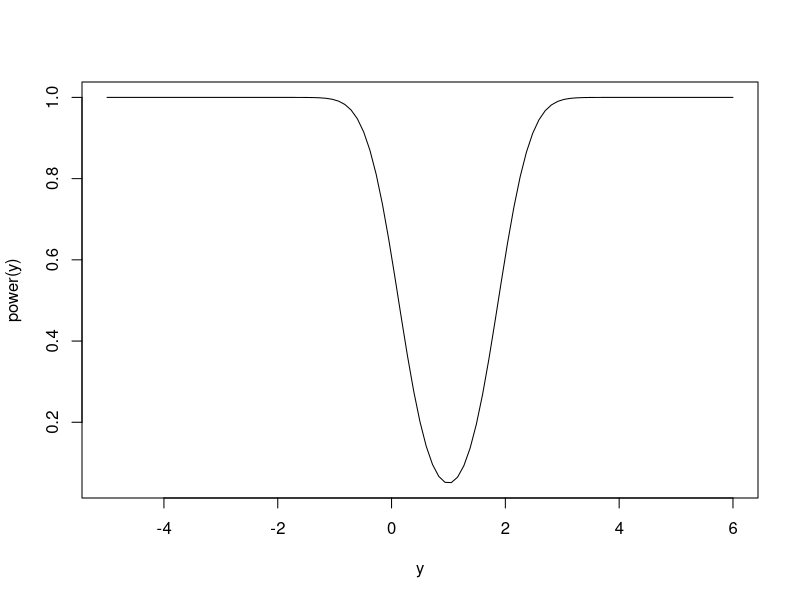
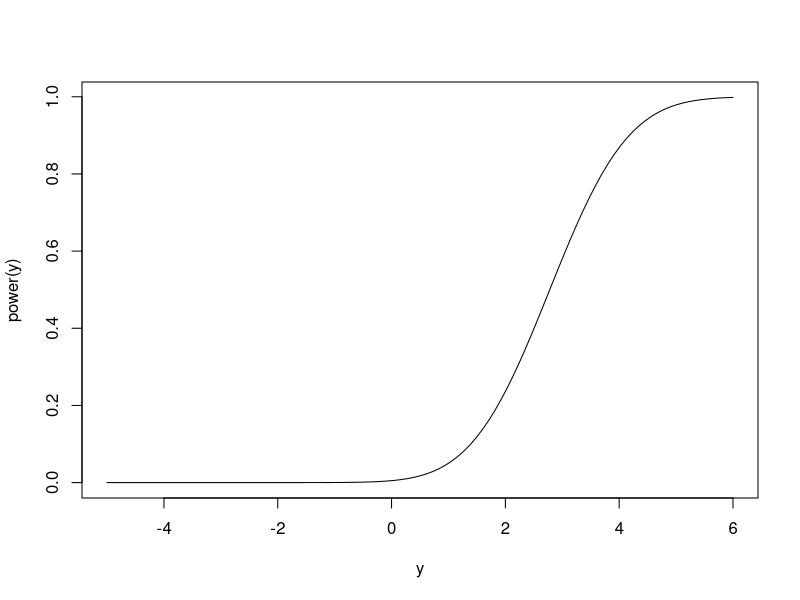
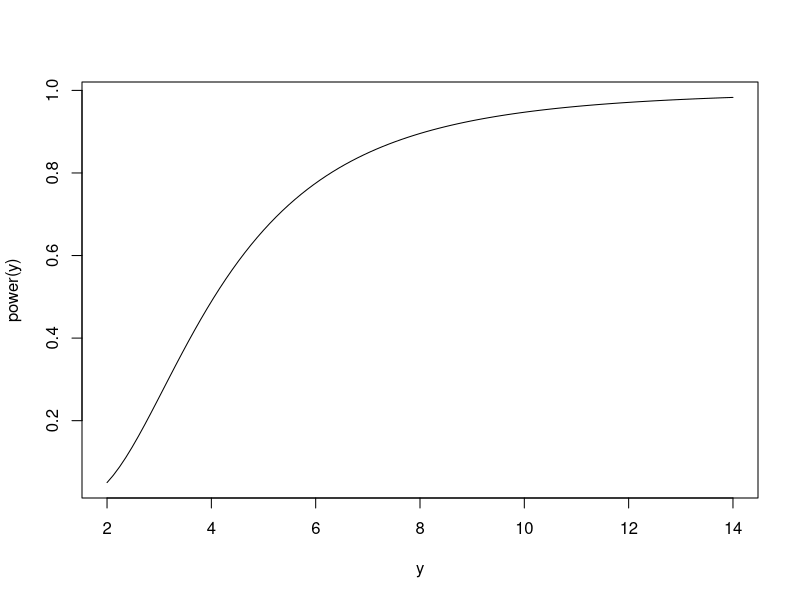
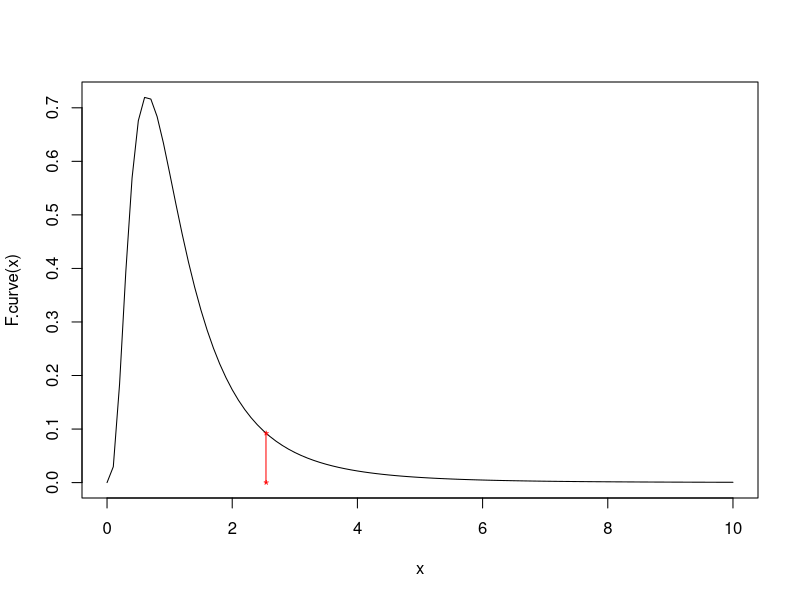
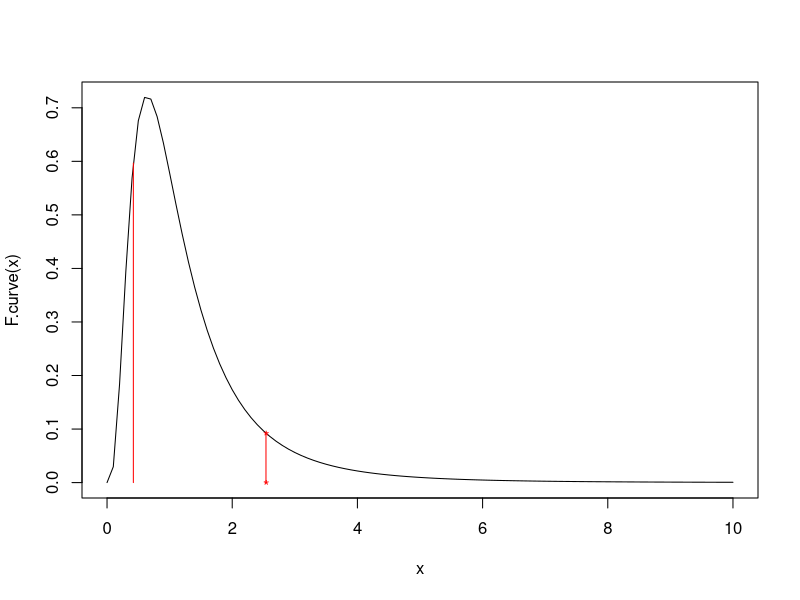
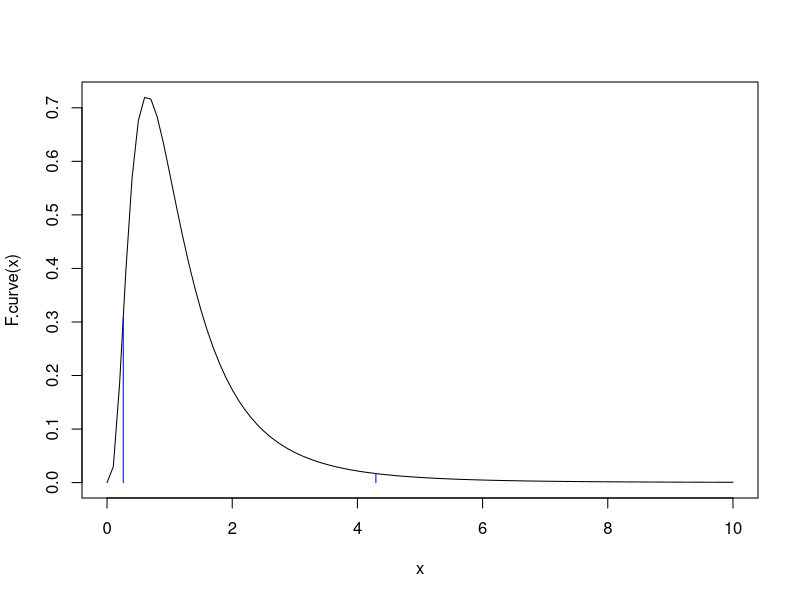
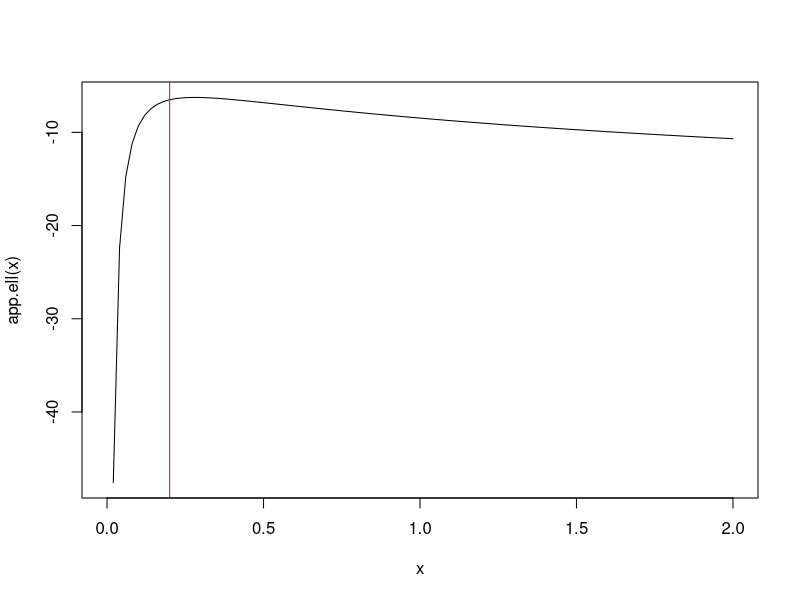

Reproduce these figures in R, in order.
## ---- chunk 1
alpha <- 0.05
mu0 <- 1
sigma2 <- 2
n <- 10
power <- function(y) pnorm(qnorm(alpha/2)+(1-y)/sqrt(sigma2/n))+1-pnorm(qnorm(1-alpha/2)+(1-y)/sqrt(sigma2/n))
curve(power, from = -5, to = 6, xlab = 'y', ylab = 'power(y)')  
## ---- chunk 2
alpha <- 0.05
mu0 <- 1
sigma2 <- 2
n <- 10
power <- function(y)  1-pt(qt(1-alpha, n-1), df = n-1, ncp = y - mu0)
curve(power, from = -5, to = 6, xlab = 'y', ylab = 'power(y)')  
## ---- chunk 3
alpha <- 0.05
mu0 <- 1
sigma2 <- 2
n <- 10
power <- function(y)  1-pchisq((2/y)*qchisq(1-alpha, n-1),n-1)
curve(power, from = 2, to = 14, xlab = 'y', ylab = 'power(y)')  
## ---- chunk 4
set.seed(12345)
X <- rnorm(13, 5, 2)
Y <- rnorm(19, 4, 1)
# testing a point null with Delta = 1, alpha = 0.05
t.test(X,Y,alternative = 'two.sided',mu=1,var.equal=FALSE,conf.level = 0.95)
t.test(X,Y,alternative = 'two.sided',mu=1,var.equal=TRUE,conf.level = 0.95)
## ---- chunk 5
(1-pt(0.2346661,17.877))
## ---- chunk 6
x <- c(25.20, 23.53, 18.02, 18.96, 15.70, 10.35, 24.07, 17.10, 21.51,  7.48, 12.76)
y <- c(19.16, 20.05, 16.99, 19.83, 21.07, 21.47, 25.44, 11.96, 19.45)
F <- var(x)/var(y)
F
F.curve <- function(x) df(x, 10, 8)
curve(F.curve, 0, 10)
points(F, F.curve(F), pch = '*', col = 'red')
points(F, 0, pch = '*', col = 'red')
lines(c(F,F), c(0,F.curve(F)), col = 'red')
1-pf(F, 10, 8)
2*(1-pf(F, 10, 8))
qf(0.09989054, 10,8)
curve(F.curve, 0, 10)
points(F, F.curve(F), pch = '*', col = 'red')
points(F, 0, pch = '*', col = 'red')
lines(c(F,F), c(0,F.curve(F)), col = 'red')
lines(c(qf(0.09989054, 10,8),qf(0.09989054, 10,8)), c(0,F.curve(qf(0.09989054, 10,8))), col = 'red')

curve(F.curve, 0, 10)
lines(c(qf(0.025, 10,8),qf(0.025, 10,8)), c(0,F.curve(qf(0.025, 10,8))), col = 'blue')
lines(c(qf(0.975, 10,8),qf(0.975, 10,8)), c(0,F.curve(qf(0.975, 10,8))), col = 'blue')
## ---- chunk 7
x = c(12.57,  1.83,  2.10,  3.00,  0.65,  2.74, 14.21,  1.72,  3.13,  1.63,  2.42,  9.33)
xbar <- mean(x)
xbar
c(xbar - 1.96*5/sqrt(12), xbar + 1.96*5/sqrt(12))
5
c(qgamma(0.025, shape = 12, scale = 5), qgamma(0.975, shape = 12, scale = 5))
xbar * 12
c(qgamma(0.025, shape = 12, scale = 5), qgamma(0.975, shape = 12, scale = 5))/12
xbar
## ---- chunk 8
reps <- 10000
errors <- matrix(0, reps, 2)
for(r in 1:reps){
  x <- rexp(12,rate = 1/5)
  xbar <- mean(x)
  rr.wald <- c(xbar - 1.96*5/sqrt(12), xbar + 1.96*5/sqrt(12))
  rr.exact <- c(qgamma(0.025, shape = 12, scale = 5), qgamma(0.975, shape = 12, scale = 5))/12
  errors[r, ] <- c(ifelse(5>rr.wald[1] & 5<rr.wald[2],0,1), ifelse(xbar>rr.exact[1] & xbar<rr.exact[2],0,1))
}
colMeans(errors)
## ---- chunk 9
x <- rnorm(22, 8, 6)
x
xbar <- mean(x)
xbar
mu0 <- 7
mle <- (1/22)*sum((x-xbar)^2)
mle
mle0 <- (1/22)*sum((x - mu0)^2)
mle0
loglhood <- function(mu, sigma2)  sum(dnorm(x,mu,sqrt(sigma2),log = TRUE))
Lambda <- (-2)*(loglhood(mu0,mle0) - loglhood(xbar,mle)) 
Lambda
qchisq(0.95, 1)
## ---- chunk 10
x <- c(8.0,8.1,8.9,9.1,9.2,9.3,9.4,9.4)
ell <- function(sig2) sum(dnorm(x,mean(x),sqrt(sig2),log = TRUE))
app.ell <- function(sig2) apply(matrix(sig2,length(sig2),1),1,ell)
curve(app.ell,0,2)  
abline(v = 0.2, col = 'red')
test.stat <- -2*(ell(0.2)-ell(0.28))
test.stat
qchisq(0.95,1)
## ---- chunk 11
test.stat <- -2*(dmultinom(c(90,12,78,13,1,6,19,13,50),prob = c(180*122, 180*26, 180*134, 20*122, 20*26, 20*134, 82*122, 82*26, 82*134)/(282*282), log = TRUE)-dmultinom(c(90,12,78,13,1,6,19,13,50),prob = c(90,12,78,13,1,6,19,13,50)/282, log = TRUE))
test.stat
qchisq(0.95,4)
## ---- chunk 12
x <- c(3,6,14,11,6,4,4,3,8,11,3)
sum(((x - mean(x))^2)/mean(x))
qchisq(0.95,11-1)
1-pchisq(sum(((x - mean(x))^2)/mean(x)),11-1)
